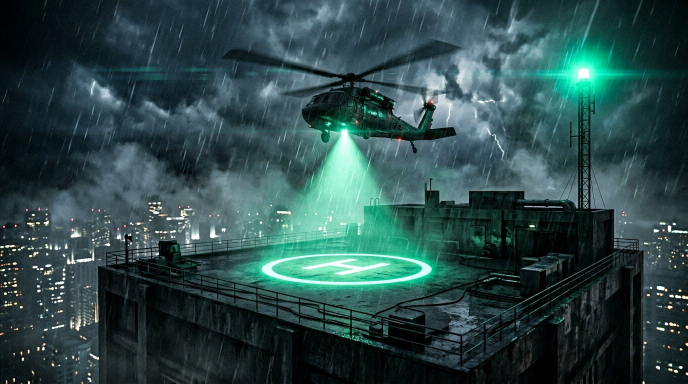
#> input picture New folder/assets/keyart_rooftop.jpg, 1376 x 768 px (shown at 1/2 size); its folder holds only this picture in this run
$ python -i build_cinematic.py   (imports and definitions only)
#> lines starting #> are read from the running program, lines starting #| are printed output that depends on the picture
#!/usr/bin/env python3
"""
APEXRANK — EPIC CINEMATIC GENERATOR
Procedurally renders a hand-crafted dramatic intro cinematic and encodes to MP4.

Beats (epic ~26s @ 30fps):
  0.0 - 2.0   Black void, faint security HUD boots up
  2.0 - 5.0   Emergency red flicker -> tower silhouette rises from fog
  5.0 - 9.0   Camera ascends the concrete tower, amber windows flicker
  9.0 -13.0   "STATUS: LOCKDOWN ACTIVE" + live extraction timer types in
 13.0 -18.0   Continue ascent to rooftop, green extraction beacon pulses
 18.0 -22.0   Helicopter silhouette + helipad ring revealed at summit
 22.0 -26.0   "APEX TOWER / THE ASCENT" title slam + green flare, fade
"""

import math, random, os
from PIL import Image, ImageDraw, ImageFont, ImageFilter, ImageChops

# [1 line not run here, left out]

W, H = 1280, 720
FPS = 30
DUR = 26.0
N = int(FPS * DUR)
OUT_DIR = "cine_frames"
# [1 line not run here, left out]

# ---------- palette ----------
VOID   = (3, 3, 10)
TOWER1 = (10, 10, 20)
TOWER2 = (28, 28, 56)
GREEN  = (0, 255, 179)
GREEN2 = (0, 200, 138)
RED    = (255, 60, 90)
AMBER  = (239, 159, 39)
WHITE  = (232, 232, 240)
GHOST  = (90, 90, 130)

# ---------- fonts ----------
def find_font(names, size):
#> called with size = 96
    paths = [
        "/usr/share/fonts/truetype/dejavu/DejaVuSans-Bold.ttf",
        "/usr/share/fonts/truetype/dejavu/DejaVuSansMono.ttf",
        "/usr/share/fonts/truetype/dejavu/DejaVuSans.ttf",
        "/usr/share/fonts/truetype/liberation/LiberationMono-Regular.ttf",
        "/usr/share/fonts/truetype/liberation/LiberationSansNarrow-Bold.ttf",
    ]
    for p in paths:
        if os.path.exists(p):
            try: return ImageFont.truetype(p, size)
            except: pass
    return ImageFont.load_default()

F_TITLE = find_font(["bold"], 96)
F_SUB   = find_font(["mono"], 26)
F_MONO  = find_font(["mono"], 22)
F_SMALL = find_font(["mono"], 16)
F_TINY  = find_font(["mono"], 13)

def lerp(a, b, t): return a + (b - a) * t
def clamp(x, lo=0.0, hi=1.0): return max(lo, min(hi, x))
def smooth(t): return t * t * (3 - 2 * t)
def ease_out(t): return 1 - (1 - t) ** 3
def ease_in(t): return t ** 3

def mix(c1, c2, t):
    return tuple(int(lerp(c1[i], c2[i], t)) for i in range(3))

# ---------- pre-generate window grid (so it stays consistent across frames) ----------
TOWER_W = 360          # tower face width at base reference
WIN_COLS = 9
WIN_ROWS = 70          # very tall tower
windows = []           # list of (col,row,kind) kind: 0 dark,1 amber,2 blue
# [5 lines not run here, left out]

# stars / dust for upper sky
dust = [(random.uniform(0, W), random.uniform(0, H), random.uniform(0.3, 1.0)) for _ in range(160)]
rain = [(random.uniform(0, W), random.uniform(0, H), random.uniform(8, 22)) for _ in range(120)]


def draw_text_center(draw, cx, y, text, font, fill, spacing=0, alpha=255):
    # manual letter spacing + centered
    widths = []
    for ch in text:
        bb = draw.textbbox((0, 0), ch, font=font)
        widths.append(bb[2] - bb[0])
    total = sum(widths) + spacing * (len(text) - 1)
    x = cx - total / 2
    asc = font.getmetrics()[0] if hasattr(font, "getmetrics") else 0
    for i, ch in enumerate(text):
        draw.text((x, y), ch, font=font, fill=fill)
        x += widths[i] + spacing


def add_glow(base, mask_img, color, blur, strength):
    """Add colored glow from a luminance mask."""
    glow = Image.new("RGB", base.size, color)
    a = mask_img.filter(ImageFilter.GaussianBlur(blur)).point(lambda p: int(p * strength))
    base.paste(Image.composite(glow, base, a), (0, 0))


def render_frame(i):
    t = i / FPS
    img = Image.new("RGB", (W, H), VOID)
    dr = ImageDraw.Draw(img)

    # ---- vertical fog gradient base ----
    for y in range(0, H, 4):
        f = y / H
        col = mix((1, 1, 6), (8, 10, 26), 1 - f)
        dr.rectangle([0, y, W, y + 4], fill=col)

    # ---- global camera ascent parameter (how high up the tower we are) ----
    # camera climbs from base (0) to roof (1) between t=3 and t=20
    climb = ease_out(clamp((t - 3.0) / 17.0))
    # tower vertical scroll: top of tower descends into view as we climb
    # We'll model the tower as a tall rectangle and pan vertically.

    # ---- distant skyline silhouettes (parallax, only visible mid-high) ----
    sky_alpha = clamp((climb - 0.15) * 2.0)
    if sky_alpha > 0:
        random.seed(99)
        sil = Image.new("L", (W, H), 0)
        sd = ImageDraw.Draw(sil)
        for _ in range(16):
            bw = random.randint(40, 110)
            bx = random.randint(-50, W)
            bh = random.randint(120, 380)
            by = H - bh + int(60 * (1 - climb))
            sd.rectangle([bx, by, bx + bw, H], fill=int(60 * sky_alpha))
        silcol = Image.new("RGB", (W, H), (10, 12, 26))
        img.paste(Image.composite(silcol, img, sil), (0, 0))
        random.seed(7)

    # ---- THE TOWER ----
    # tower appears starting t=2.2 fading from fog
    tower_in = ease_out(clamp((t - 2.2) / 2.5))
    if tower_in > 0:
        cx = W // 2
        # tower width shrinks slightly with perspective as we rise
        tw = int(TOWER_W * (0.62 + 0.10 * (1 - climb)))
        # the visible window-row offset: as climb->1 we show higher rows
        # total tower pixel height if all rows shown:
        row_h = 26
        total_rows_h = WIN_ROWS * row_h
        # base of tower sits below screen at start; at full climb roof is centered
        # baseY = where row 0 (ground) is drawn
        baseY = int(lerp(H + 40, H + total_rows_h - H * 0.30, climb))

        tl = cx - tw // 2
        tr = tl + tw

        # tower body shading (left dark -> center lit -> right dark)
        body = Image.new("RGB", (tw, H), TOWER1)
        bd = ImageDraw.Draw(body)
        for x in range(tw):
            fx = x / tw
            shade = math.sin(fx * math.pi)  # bright in middle
            col = mix(TOWER1, TOWER2, 0.25 + 0.55 * shade)
            bd.line([(x, 0), (x, H)], fill=col)
        region = img.crop((tl, 0, tr, H))
        img.paste(Image.blend(region, body, tower_in), (tl, 0))

        # tower vertical edges
        edge_col = mix(VOID, (50, 50, 80), tower_in)
        dr.line([(tl, 0), (tl, H)], fill=edge_col, width=2)
        dr.line([(tr, 0), (tr, H)], fill=edge_col, width=2)

        # ---- windows ----
        col_w = tw / WIN_COLS
        win_mask = Image.new("L", (W, H), 0)
        wm = ImageDraw.Draw(win_mask)
        amber_mask = Image.new("L", (W, H), 0)
        am = ImageDraw.Draw(amber_mask)

        for (c, r, kind, ph) in windows:
            wy = baseY - r * row_h
            if wy < -row_h or wy > H + row_h:
                continue
            wx = tl + c * col_w + col_w * 0.18
            ww = col_w * 0.64
            wh = row_h * 0.55
            if kind == 0:
                wcol = (7, 7, 16)
                dr.rectangle([wx, wy, wx + ww, wy + wh], fill=wcol)
            elif kind == 1:  # amber, flickering life
                fl = 0.55 + 0.45 * math.sin(t * 1.4 + ph)
                wcol = mix((20, 14, 6), AMBER, fl)
                dr.rectangle([wx, wy, wx + ww, wy + wh], fill=wcol)
                am.rectangle([wx, wy, wx + ww, wy + wh], fill=int(180 * fl * tower_in))
            else:  # cold blue
                dr.rectangle([wx, wy, wx + ww, wy + wh], fill=(18, 26, 48))

        # ---- ROOFTOP elements (only when near top) ----
        roof_row = WIN_ROWS
        roofY = baseY - roof_row * row_h
        roof_vis = clamp((climb - 0.6) / 0.4)
        if roof_vis > 0 and -200 < roofY < H + 200:
            # roof slab
            dr.rectangle([tl - 8, roofY, tr + 8, roofY + 14], fill=mix(VOID, (40, 42, 60), roof_vis))
            # helipad ring (green)
            ring_cx, ring_cy = cx, roofY - 30
            pulse = 0.5 + 0.5 * math.sin(t * 3.0)
            rr = 46
            ring_col = mix((0, 60, 45), GREEN, 0.4 + 0.6 * pulse)
            for k in range(3):
                dr.ellipse([ring_cx - rr + k, ring_cy - rr * 0.4 + k,
                            ring_cx + rr - k, ring_cy + rr * 0.4 - k],
                           outline=ring_col)
            # "H" mark
            draw_text_center(dr, ring_cx, ring_cy - 12, "H", F_SUB, mix((0,80,60), GREEN, roof_vis))

            # ---- extraction beacon (green pulsing sphere on mast) ----
            mast_top = roofY - 90
            dr.line([(cx, roofY), (cx, mast_top)], fill=(40, 44, 64), width=3)
            beacon_glow = Image.new("L", (W, H), 0)
            bg = ImageDraw.Draw(beacon_glow)
            br = int(8 + 6 * pulse)
            bg.ellipse([cx - br, mast_top - br, cx + br, mast_top + br], fill=int(255 * roof_vis))
            add_glow(img, beacon_glow, GREEN, 26, 1.0 * roof_vis)
            dr = ImageDraw.Draw(img)
            dr.ellipse([cx - 6, mast_top - 6, cx + 6, mast_top + 6],
                       fill=mix(GREEN2, (200, 255, 230), pulse))

            # ---- HELICOPTER silhouette (reveal late) ----
            heli_in = ease_out(clamp((t - 18.0) / 3.0))
            if heli_in > 0:
                hx = cx + int(lerp(180, 70, heli_in))   # flies in from right
                hy = mast_top - 70 + int(8 * math.sin(t * 2))
                hcol = mix(VOID, (180, 200, 220), heli_in)
                # body
                dr.ellipse([hx - 26, hy - 9, hx + 22, hy + 9], outline=hcol, width=2)
                # tail
                dr.polygon([(hx + 20, hy - 3), (hx + 64, hy - 1), (hx + 62, hy + 5), (hx + 20, hy + 4)],
                           outline=hcol)
                # skids
                dr.line([(hx - 18, hy + 14), (hx + 14, hy + 14)], fill=hcol, width=2)
                # rotor (spinning blur -> draw as wide ellipse)
                rot_w = int(54 + 18 * math.sin(t * 30))
                dr.line([(hx - rot_w, hy - 16), (hx + rot_w, hy - 16)], fill=GREEN, width=2)
                dr.line([(hx, hy - 16), (hx, hy - 9)], fill=hcol, width=2)
                # spotlight down
                spot = Image.new("L", (W, H), 0)
                spd = ImageDraw.Draw(spot)
                spd.polygon([(hx - 4, hy + 8), (hx + 4, hy + 8),
                             (hx + 40, hy + 160), (hx - 40, hy + 160)],
                            fill=int(40 * heli_in))
                add_glow(img, spot, GREEN, 18, 0.6 * heli_in)
                dr = ImageDraw.Draw(img)

        # amber window glow bloom
        add_glow(img, amber_mask, AMBER, 10, 0.5 * tower_in)
        dr = ImageDraw.Draw(img)

    # ---- atmospheric rain / dust (upper part of climb) ----
    if climb > 0.05:
        ra = clamp(climb * 1.2) * 0.6
        for (rx, ry, rl) in rain:
            yy = (ry + (t * 320) % H)
            x2 = rx - rl * 0.4
            y2 = yy % H
            dr.line([(rx, y2), (x2, y2 + rl)], fill=mix(VOID, (80, 100, 170), ra), width=1)

    # ---- EMERGENCY RED FLICKER (t ~2.0-3.0) ----
    flick = 0.0
    if 1.9 < t < 2.05 or 2.25 < t < 2.32 or 2.45 < t < 2.52:
        flick = 0.30
    if flick > 0:
        red_layer = Image.new("RGB", (W, H), RED)
        img = Image.blend(img, red_layer, flick)
        dr = ImageDraw.Draw(img)

    # ---- SECURITY HUD (boots up early, stays) ----
    hud_in = ease_out(clamp(t / 1.5))
    if hud_in > 0:
        hcol = mix(VOID, GHOST, hud_in)
        # corner brackets
        m = 34; L = 46
        dr.line([(m, m), (m + L, m)], fill=hcol, width=2); dr.line([(m, m), (m, m + L)], fill=hcol, width=2)
        dr.line([(W - m, m), (W - m - L, m)], fill=hcol, width=2); dr.line([(W - m, m), (W - m, m + L)], fill=hcol, width=2)
        dr.line([(m, H - m), (m + L, H - m)], fill=hcol, width=2); dr.line([(m, H - m), (m, H - m - L)], fill=hcol, width=2)
        dr.line([(W - m, H - m), (W - m - L, H - m)], fill=hcol, width=2); dr.line([(W - m, H - m), (W - m, H - m - L)], fill=hcol, width=2)
        # top ops bar
        blink = 1.0 if (int(t * 1.5) % 2 == 0) else 0.3
        dr.ellipse([m + 4, m + 14, m + 12, m + 22], fill=mix(VOID, GREEN, blink * hud_in))
        dr.text((m + 22, m + 12), "APEX SECURITY NETWORK // SECTOR 7", font=F_TINY, fill=hcol)
        dr.text((W - 300, m + 12), "FEED // LIVE   N40 W74", font=F_TINY, fill=hcol)

    # ---- STATUS / TIMER text (t 9-22) ----
    status_in = ease_out(clamp((t - 8.5) / 1.0))
    if status_in > 0 and t < 22.2:
        fade = status_in
        if t > 21.0:
            fade *= clamp((22.2 - t) / 1.2)
        line1 = "STATUS: LOCKDOWN ACTIVE"
        # typewriter on line1
        chars1 = int(clamp((t - 8.6) / 1.4) * len(line1))
        s1 = line1[:chars1]
        col1 = mix(VOID, GREEN, fade)
        dr.text((60, H - 150), s1, font=F_MONO, fill=col1)
        if chars1 >= len(line1):
            # live countdown timer
            remaining = max(0, 3600 - int((t - 10) * 60))   # dramatized fast countdown
            mm, ss = remaining // 60, remaining % 60
            tx = f"EXTRACTION WINDOW: {mm:02d}:{ss:02d}"
            chars2 = int(clamp((t - 10.0) / 1.2) * len(tx))
            s2 = tx[:chars2]
            # color timer portion red
            base = "EXTRACTION WINDOW: "
            dr.text((60, H - 116), s2[:len(base)] if chars2 <= len(base) else base,
                    font=F_MONO, fill=mix(VOID, GHOST, fade))
            if chars2 > len(base):
                bb = dr.textbbox((60, H - 116), base, font=F_MONO)
                dr.text((bb[2], H - 116), s2[len(base):], font=F_MONO,
                        fill=mix(VOID, RED, fade))

    # ---- FINAL TITLE SLAM (t 22-26) ----
    title_t = clamp((t - 22.0) / 4.0)
    if title_t > 0:
        ti = ease_out(clamp((t - 22.0) / 0.6))
        # darken bg behind title
        ov = Image.new("RGB", (W, H), VOID)
        img = Image.blend(img, ov, 0.45 * ti)
        dr = ImageDraw.Draw(img)
        cx = W // 2
        # green flare sweep
        flare = Image.new("L", (W, H), 0)
        fd = ImageDraw.Draw(flare)
        fy = int(lerp(H * 0.55, H * 0.42, ti))
        fd.rectangle([0, fy - 2, W, fy + 2], fill=int(180 * ti))
        add_glow(img, flare, GREEN, 30, 0.8 * ti)
        dr = ImageDraw.Draw(img)
        # title
        ycol = mix(VOID, WHITE, ti)
        scale_pop = lerp(1.15, 1.0, ease_out(ti))
        draw_text_center(dr, cx, H * 0.36, "APEX TOWER", F_TITLE, ycol, spacing=10)
        sub_in = clamp((t - 23.0) / 1.0)
        if sub_in > 0:
            draw_text_center(dr, cx, H * 0.52, "T H E   A S C E N T", F_SUB,
                             mix(VOID, GREEN, ease_out(sub_in)), spacing=8)
        # CTA hint
        cta_in = clamp((t - 24.0) / 1.2)
        if cta_in > 0:
            draw_text_center(dr, cx, H * 0.66, "[ ENTER THE TOWER ]", F_SMALL,
                             mix(VOID, GHOST, ease_out(cta_in)), spacing=3)

    # ---- final fade out at very end ----
    if t > 25.2:
        fo = clamp((t - 25.2) / 0.8)
        img = Image.blend(img, Image.new("RGB", (W, H), VOID), fo * 0.0)  # keep last frame (loop-friendly)

    # ---- scanline ----
    scan = Image.new("RGB", (W, H), (0, 0, 0))
    sd = ImageDraw.Draw(scan)
    sy = int((t * 90) % H)
    sd.rectangle([0, sy, W, sy + 2], fill=(0, 40, 28))
    img = ImageChops.add(img, scan)

    # ---- film grain ----
    if i % 1 == 0:
        noise = Image.effect_noise((W // 2, H // 2), 26).convert("L").resize((W, H))
        noise_rgb = Image.merge("RGB", (noise, noise, noise))
        img = ImageChops.add(img, noise_rgb.point(lambda p: int(p * 0.06)))

    # ---- vignette ----
    vig = Image.new("L", (W, H), 0)
    vd = ImageDraw.Draw(vig)
    vd.ellipse([-W * 0.25, -H * 0.25, W * 1.25, H * 1.25], fill=255)
    vig = vig.filter(ImageFilter.GaussianBlur(120))
    dark = Image.new("RGB", (W, H), VOID)
    img = Image.composite(img, dark, vig)

    return img


# [8 lines not run here, left out]

>>> import cv2
>>> picture = cv2.imread('assets/keyart_rooftop.jpg', cv2.IMREAD_GRAYSCALE)
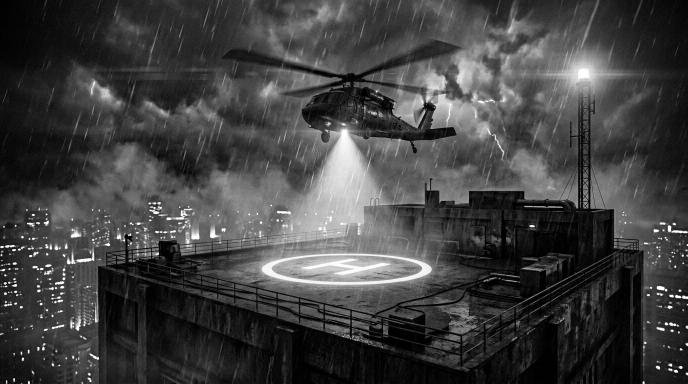
#> picture: shape (768, 1376) (shown at 1/2 size); min 0, max 255, mean 65.2
>>> result = render_frame(picture)
#> in render_frame, `img = Image.new("RGB", (W, H), VOID)`:
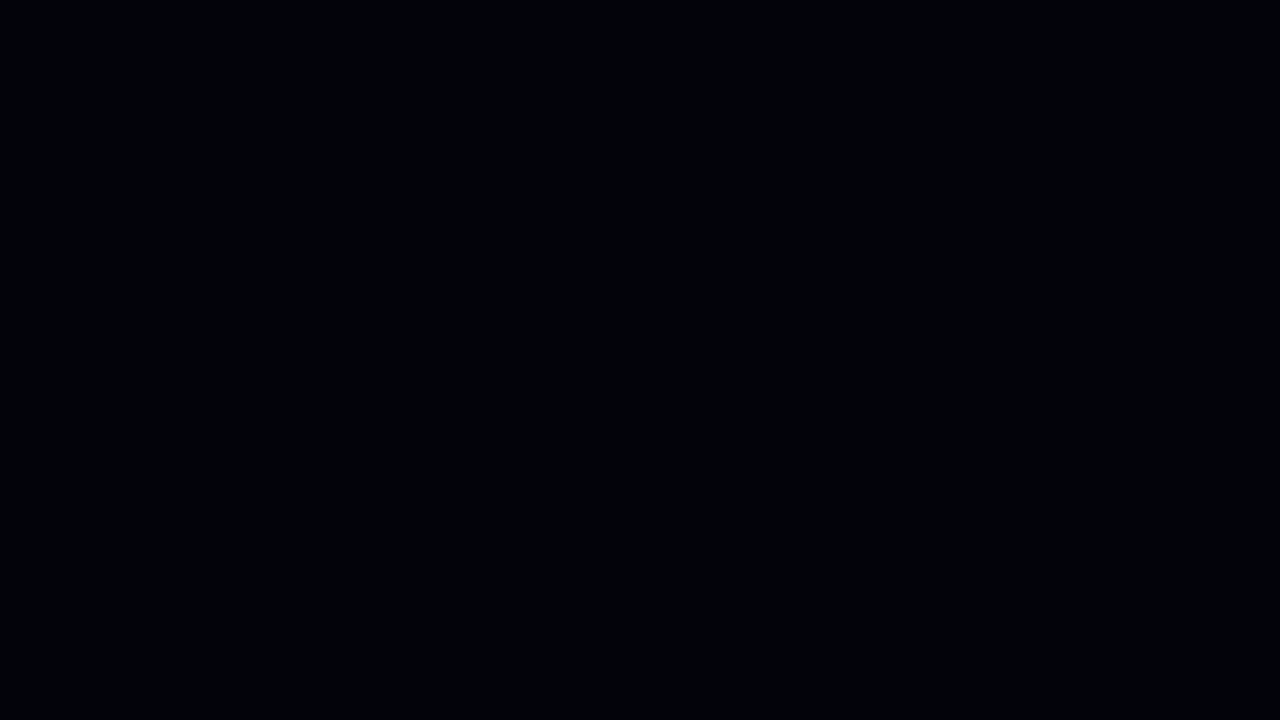
#> img: PIL image 1280x720 RGB; mean R, G, B 3, 3, 10
#> (the run stopped early here; a loop or call above may not have finished)

$ run again, on New folder/assets/keyart_windows.jpg
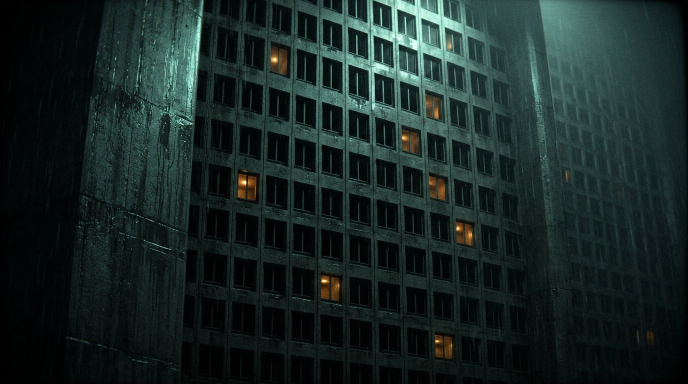
#> input picture New folder/assets/keyart_windows.jpg, 1376 x 768 px (shown at 1/2 size)
#> `picture = cv2.imread('assets/keyart_rooftop.jpg', cv2.IMREAD_GRAYSCALE)`:
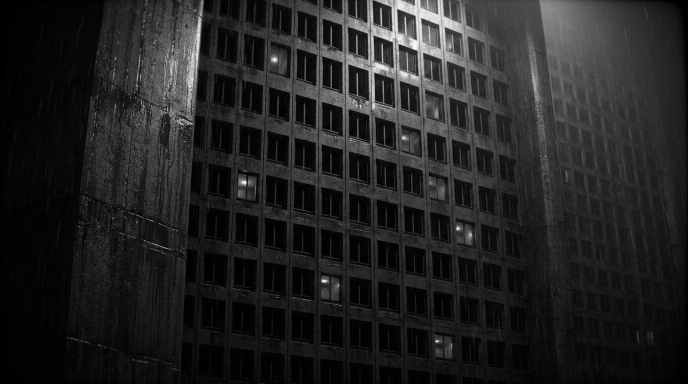
#> picture: shape (768, 1376) (shown at 1/2 size); min 0, max 255, mean 34.7
